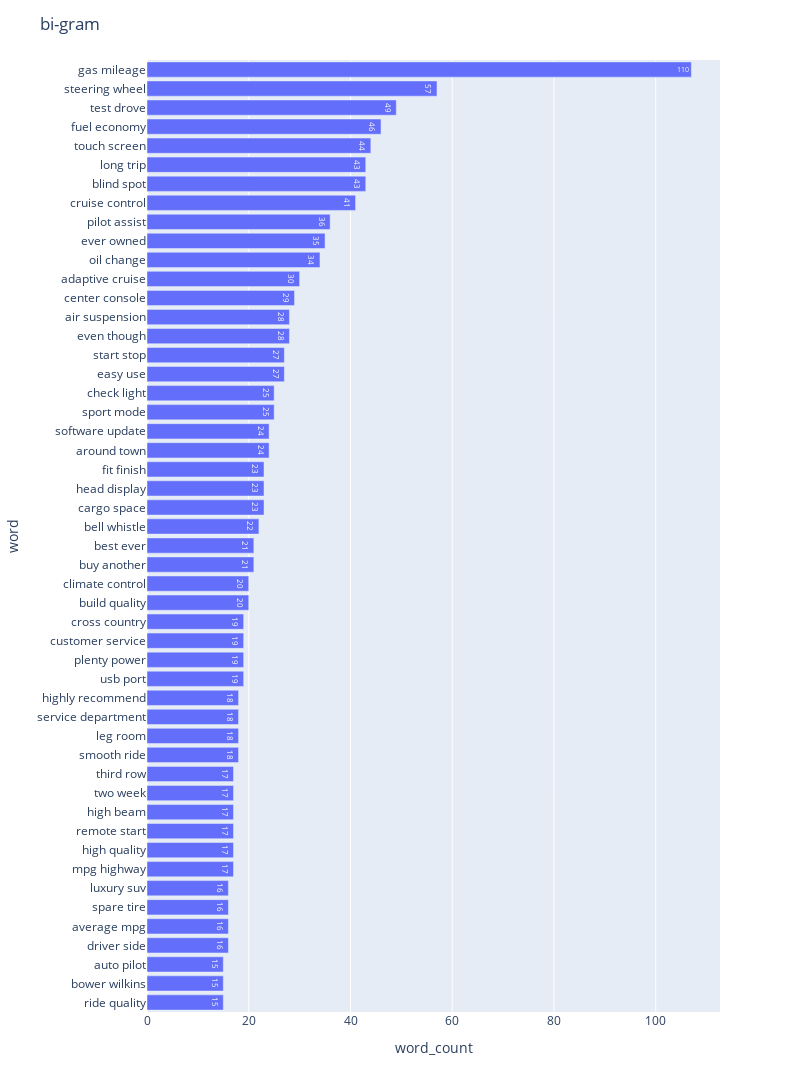

Notebook cell for this chart:
### Code cell
# bi-gram
npt.bar_ngram(
    title='bi-gram',
    xaxis_label='word_count',
    yaxis_label='word',
    ngram=2,
    top_n=50,
    width=800,
    height=1100,
    stopwords=stopwords,
)

### Figure 1 — Plotly figure (JSON) as saved in the notebook; plotly's stock layout.template omitted (floating-point values rounded to 4 significant figures)
{"data": [{"alignmentgroup": "True", "hovertemplate": "word_count=%{text}<br>word=%{y}<extra></extra>", "legendgroup": "", "marker": {}, "name": "", "offsetgroup": "", "orientation": "h", "showlegend": false, "text": [15, 15, 15, 16, 16, 16, 16, 17, 17, 17, 17, 17, 17, 18, 18, 18, 18, 19, 19, 19, 19, 20, 20, 21, 21, 22, 23, 23, 23, 24, 24, 25, 25, 27, 27, 28, 28, 29, 30, 34, 35, 36, 41, 43, 43, 44, 46, 49, 57, 107], "textposition": "auto", "texttemplate": "%{text:.2s}", "type": "bar", "x": [15, 15, 15, 16, 16, 16, 16, 17, 17, 17, 17, 17, 17, 18, 18, 18, 18, 19, 19, 19, 19, 20, 20, 21, 21, 22, 23, 23, 23, 24, 24, 25, 25, 27, 27, 28, 28, 29, 30, 34, 35, 36, 41, 43, 43, 44, 46, 49, 57, 107], "xaxis": "x", "y": ["ride quality", "bower wilkins", "auto pilot", "driver side", "average mpg", "spare tire", "luxury suv", "mpg highway", "high quality", "remote start", "high beam", "two week", "third row", "smooth ride", "leg room", "service department", "highly recommend", "usb port", "plenty power", "customer service", "cross country", "build quality", "climate control", "buy another", "best ever", "bell whistle", "cargo space", "head display", "fit finish", "around town", "software update", "sport mode", "check light", "easy use", "start stop", "even though", "air suspension", "center console", "adaptive cruise", "oil change", "ever owned", "pilot assist", "cruise control", "blind spot", "long trip", "touch screen", "fuel economy", "test drove", "steering wheel", "gas mileage"], "yaxis": "y"}], "layout": {"barmode": "relative", "height": 1100, "legend": {"tracegroupgap": 0}, "margin": {"t": 60}, "title": {"text": "bi-gram"}, "width": 800, "xaxis": {"anchor": "y", "domain": [0, 1], "title": {"text": "word_count"}}, "yaxis": {"anchor": "x", "domain": [0, 1], "title": {"text": "word"}}}}
